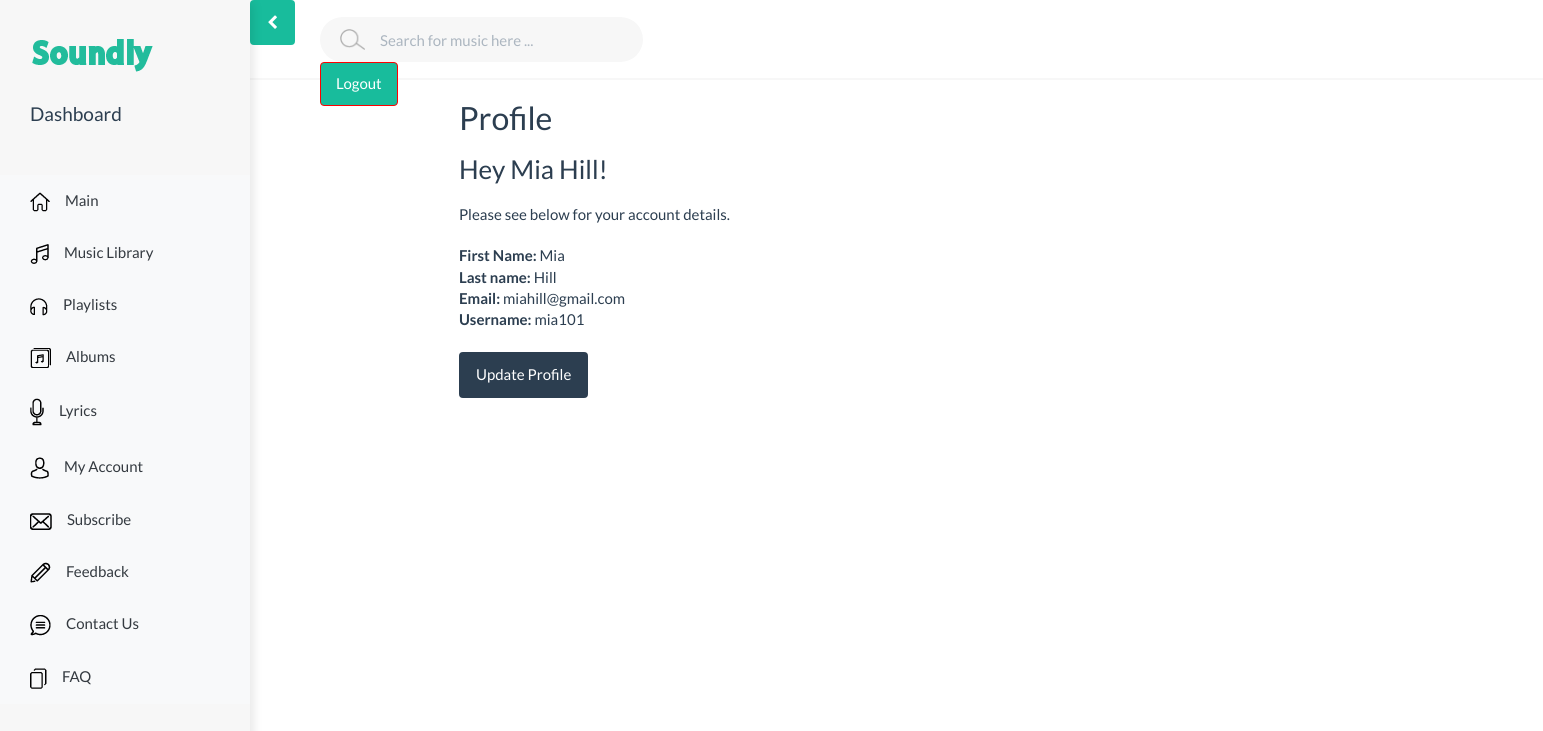
The app's page /userProfile.php (signed in) with its own data.
### tables this page shows
CREATE TABLE `user_accounts` (
  `id` int(11) NOT NULL,
  `first_name` varchar(200) NOT NULL,
  `last_name` varchar(200) NOT NULL,
  `email` varchar(100) NOT NULL,
  `username` varchar(100) NOT NULL,
  `password` varchar(255) NOT NULL,
  `account_type_id` int(11) DEFAULT NULL
);

### Models/logregModels/Account.php (called while the page is built, shortened)
<?php
class Account {
    public function UserDetails($id){
        $dbconn = Database::getDb();
        $sql = "SELECT * FROM user_accounts WHERE id=:id";
        $query = $dbconn->prepare($sql);
        $query->bindParam(':id', $id);
        $query->execute();
    return $query->fetch(PDO::FETCH_OBJ);
}
}

### userProfile.php (the view, shortened to what this page needs)
<?php
include 'view/header.php';
require_once "Models/logregModels/Account.php";
$app = new Account();
$user = $app->UserDetails($_SESSION['id']);
?>
<!doctype html>
<html lang="en">
<head>
    <link rel="stylesheet" href="css/bootstrap.css">
    <link rel="stylesheet" href="css/style.css">
</head>
<body>
    <div class="container">
        <div>
            <h2>Profile</h2>
            <h3>Hey <?php echo $user->first_name . " " . $user->last_name ?>!</h3>
            <p>Please see below for your account details.</p>
            <b>First Name:</b> <?php echo $user->first_name ?><br>
            <b>Last name:</b> <?php echo $user->last_name ?><br>
            <b>Email:</b> <?php echo $user->email ?><br>
            <b>Username:</b> <?php echo $user->username ?><br><br>
            <a href="updateProfile.php" class="btn btn-primary">Update Profile</a>
        </div>
    </div>
</body>
</html>

### css/style.css (style rules this page uses)
body { min-height: 100vh; overflow-x: hidden; }
h1, h2, h3, h4, h5, h6, p { margin: 2rem 0; }

### records on screen
user_accounts: first_name "Mia", last_name "Hill", email "miahill@gmail.com", username "mia101"
